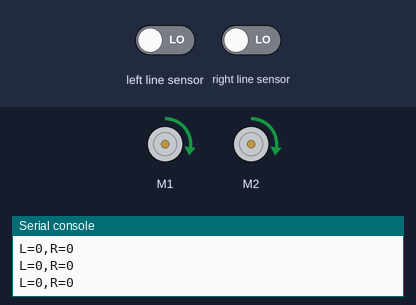
This program was run on a simulated BBC micro:bit (MakeCode). On the bench: 2 × DC motor (green arrow = forward, orange = backward, longer = faster), the last lines printed to the serial console. The inputs (shaded band) are chosen by the test bench; at power-on: left line sensor LOW, right line sensor LOW.

Above: at 1.2 s.
1.3 s: left line sensor driven HIGH
At 2.3 s:
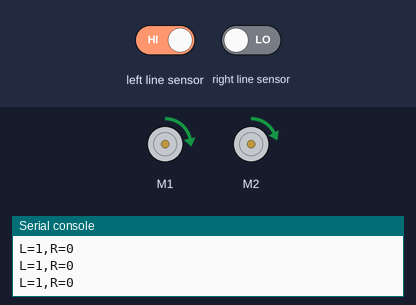
2.8 s: right line sensor driven HIGH
At 3.6 s:
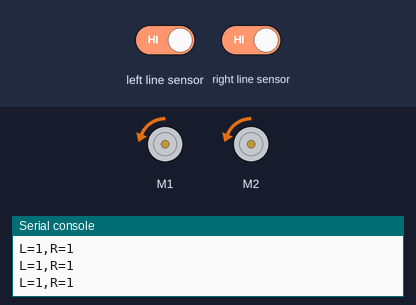
4.3 s: left line sensor driven LOW
At 5.3 s:
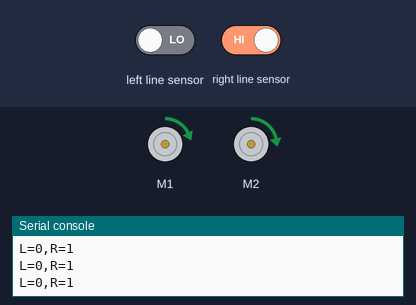
5.8 s: right line sensor driven LOW
At 6.6 s:
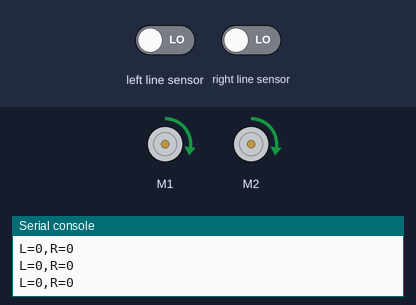
Timing chart, 0 to 8.3 s (numbered marks = the images above; inputs shaded):
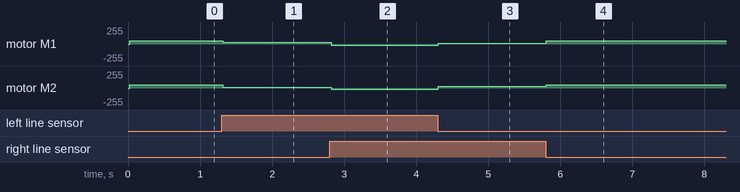

Measured:
- after the input at 1.3 s, motor M1: forward 50/255 → forward 30/255 at once; motor M2: forward 50/255 → forward 15/255 at once
- after the input at 2.8 s, motor M1: forward 30/255 → backward 20/255 at once; motor M2: forward 15/255 → backward 20/255 at once
- after the input at 4.3 s, motor M1: backward 20/255 → forward 15/255 at once; motor M2: backward 20/255 → forward 30/255 at once
- after the input at 5.8 s, motor M1: forward 15/255 → forward 50/255 at once; motor M2: forward 30/255 → forward 50/255 at once

The program:

main.ts
```typescript
let right = 0
let left = 0
basic.forever(function () {
    // 1. まず最初に、左・右のセンサー値をそれぞれ変数に入れる
    left = maqueen.readPatrol(maqueen.Patrol.PatrolLeft)
    right = maqueen.readPatrol(maqueen.Patrol.PatrolRight)
    serial.writeLine("L=" + left + ",R=" + right)
    // 2. ここからは、その「left」と「right」の値だけを使って
    // 4パターンに分かれるように if-else を書く
    // ※0=黒,1=白 の場合の例
    // ★両方黒 (0,0) のとき
    // ★左白(1), 右黒(0) のとき
    // ★左黒(0), 右白(1) のとき
    // ★両方白 (1,1) のとき
    // maqueen.motorRun(maqueen.Motors.M1, maqueen.Dir.CW, 5)
    // maqueen.motorRun(maqueen.Motors.M2, maqueen.Dir.CW, 5)
    if (left == 0 && right == 0) {
        maqueen.motorRun(maqueen.Motors.All, maqueen.Dir.CW, 50)
    } else if (left == 1 && right == 0) {
        // 左ちょい強め
        maqueen.motorRun(maqueen.Motors.M1, maqueen.Dir.CW, 30)
        // 右ちょい弱め
        maqueen.motorRun(maqueen.Motors.M2, maqueen.Dir.CW, 15)
    } else if (left == 0 && right == 1) {
        // 左ちょい弱め
        maqueen.motorRun(maqueen.Motors.M1, maqueen.Dir.CW, 15)
        // 右ちょい強め
        maqueen.motorRun(maqueen.Motors.M2, maqueen.Dir.CW, 30)
    } else if (left == 1 && right == 1) {
        maqueen.motorRun(maqueen.Motors.All, maqueen.Dir.CCW, 20)
    }
})
```

test.ts
```typescript
// テストはここに来ます。このパッケージが拡張機能として使用されるときにはコンパイルされません。
```
